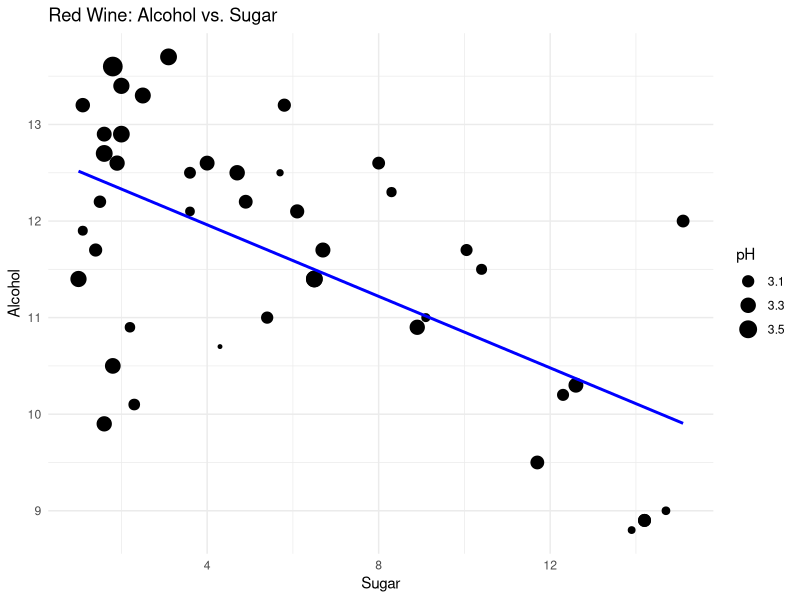
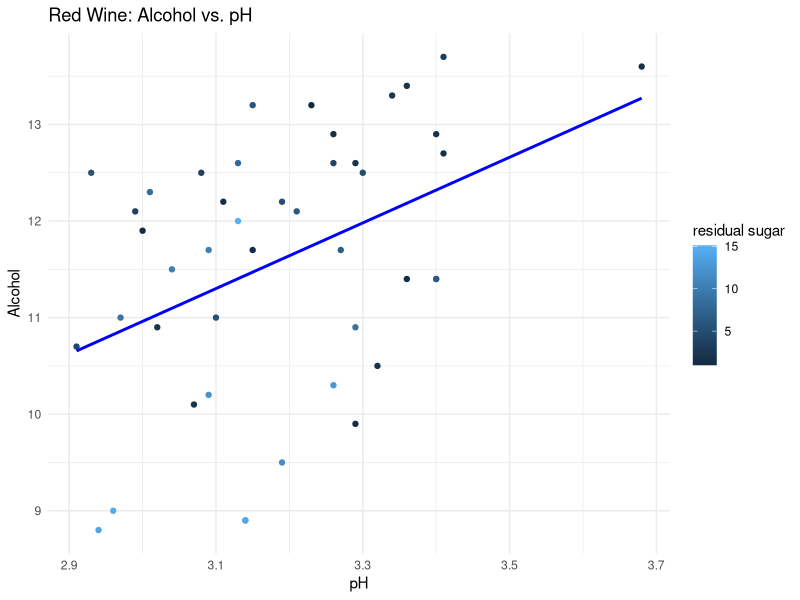
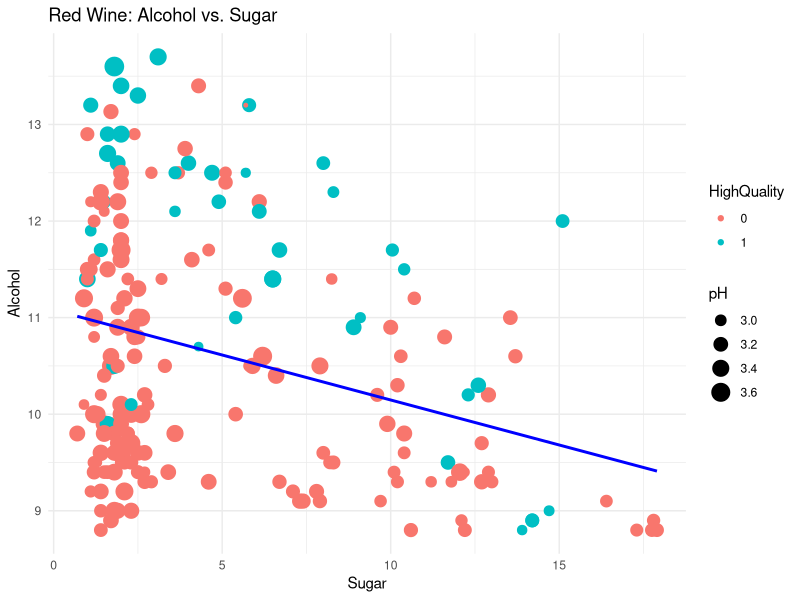
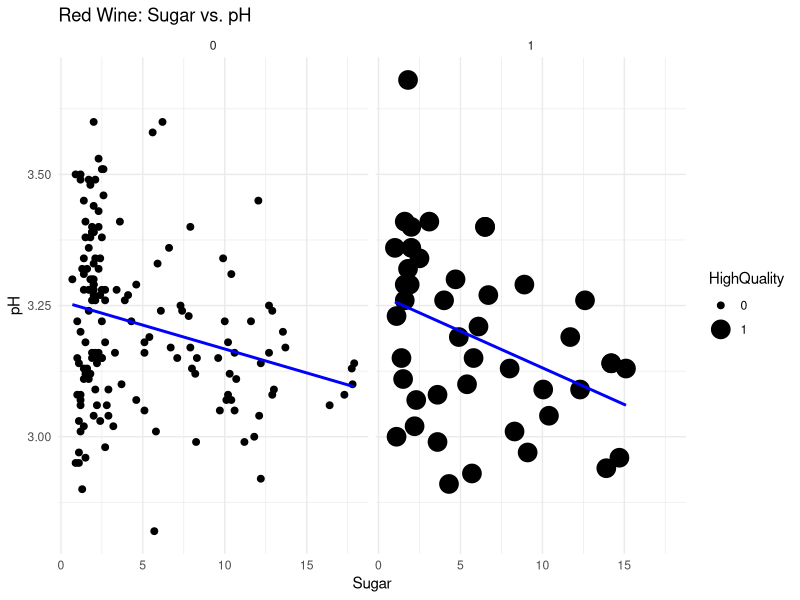

These figures' R source, in order:
# Vincent Cifone
##########################
###Creation of a Multi-linear model for Alcohol, pH and Sugar with respect to Quality
#@Requires
#"RedWine_Dataset.xlxs" must exist in the current working directory
#
##setwd("C:/Users/___/Documents/STAT383_Final")  <-- Unqiue per user
# Access to ggplot data visualization
##install.packages("ggplot2")         // If ggplot2 not installed
library(ggplot2)

#Access Dataset's
##install.packages("readxl")          // If readxl not installed
library(readxl)

# Clean Console and Environment
rm(list = ls())
cat("\f")

# Local access to datasets
WineProperties_Red <- read_excel("RedWine_DataSet.xlsx")

##### Get Random Sample of 500 red wines
#Seed for random number generator using pseudo-random number generation which is sufficiently random for our purposes
set.seed(5678)

#Find indexes of the 500 random elements
randomIndexes <- sample(seq_len(nrow(WineProperties_Red)), 200, replace = FALSE)

#Get random data from random index (can choose which data to set after ",")
redWineRandom <- WineProperties_Red[randomIndexes, ]

# New comlumn to identify high quality wines
redWineRandom$HighQuality <- as.factor(ifelse(redWineRandom$quality > median(redWineRandom$quality), 1, 0))

highQualityWine <- redWineRandom[redWineRandom$HighQuality != 0,]
lowQualityWine <- redWineRandom[redWineRandom$HighQuality == 0,]

# Creation of linear models -- Quality w/ Alcohol  from High Quality Wines
hq_alc_lr <- lm(quality ~ alcohol, data = highQualityWine)
print(summary(hq_alc_lr))

# Creation of linear models -- Quality w/ Alcohol  from Low Quality Wines
lq_alc_lr <- lm(quality ~ alcohol , data = lowQualityWine)
print(summary(lq_alc_lr))

# Creation of linear models -- Quality w/ Sugar  from High Quality Wines
hq_sug_lr <- lm(quality ~ `residual sugar`, data = highQualityWine)
print(summary(hq_sug_lr))

# Creation of linear models -- Quality w/ Sugar  from Low Quality Wines
lq_sug_lr <- lm(quality ~ `residual sugar` , data = lowQualityWine)
print(summary(lq_sug_lr))

# Creation of linear models -- Quality w/ pH  from High Quality Wines
hq_pH_lr <- lm(quality ~ pH, data = highQualityWine)
print(summary(hq_pH_lr))

# Creation of linear models -- Quality w/ pH  from Low Quality Wines
lq_pH_lr <- lm(quality ~ pH , data = lowQualityWine)
print(summary(lq_pH_lr))

# Creation of linear models -- Quality w/ Alcohol, pH  from High Quality Wines
hq_alc_pH_mlr <- lm(quality ~ alcohol + pH , data = highQualityWine)
print(summary(hq_alc_pH_mlr))

# Creation of linear models -- Quality w/ Alcohol, pH  from Low Quality Wines
lq_alc_pH_mlr <- lm(quality ~ alcohol + pH , data = lowQualityWine)
print(summary(lq_alc_pH_mlr))

# Creation of linear models -- Quality w/ Alcohol, pH and Sugar from High Quality Wines
hq_alc_pH_sugar_mlr <- lm(quality ~ alcohol + pH + `residual sugar`, data = highQualityWine)
print(summary(hq_alc_pH_sugar_mlr))

# Creation of linear models -- Quality w/ Alcohol, pH and Sugar from low Quality Wines
lq_alc_pH_sugar_mlr <- lm(quality ~ alcohol + pH + `residual sugar`, data = lowQualityWine)
print(summary(lq_alc_pH_sugar_mlr))




# Scatter Plot: Alcohol Vs. Sugar in High Quality Wines
ggplot(highQualityWine, aes(x=`residual sugar` , y=alcohol)) +
  geom_point(aes(size=pH)) +
  geom_smooth(method='lm', se=FALSE, color="blue") +
  theme_minimal() +
  labs(title="Red Wine: Alcohol vs. Sugar", x="Sugar",y="Alcohol")


# Scatter Plot: Alcohol Vs. pH~~~~~~~~~~~~~~~~~~~~~~~~~~~~~~~~~~~~~~~~~~~~~~~~~~~~~~~~~~~~~~~~~~~~
ggplot(highQualityWine, aes(x=pH , y=alcohol, color = `residual sugar`)) +
  geom_point() +
  geom_smooth(method='lm', se=FALSE, color="blue") +
  theme_minimal() +
  labs(title="Red Wine: Alcohol vs. pH", x="pH",y="Alcohol")




#~~~~~~~~~~~~~~~~~~~~~~~~~~~~~~~~~~~~~~~~~~~~~~~~~~~~~~~~~~~~~~~~~~~~~~~~~~~~~~~~~~~~~~~~~~~~~~~~~~~~~~~~~~

# Scatter Plot: Alcohol Vs. Sugar in High Quality Wines
ggplot(redWineRandom, aes(x=`residual sugar` , y=alcohol, col=HighQuality)) +
  geom_point(aes(size=pH)) +
  geom_smooth(method='lm', se=FALSE, color="blue") +
  theme_minimal() +
  labs(title="Red Wine: Alcohol vs. Sugar", x="Sugar",y="Alcohol")


# Scatter Plot: Alcohol Vs. Sugar
ggplot(redWineRandom, aes(x=`residual sugar` , y=pH)) +
  geom_point(aes(size=HighQuality)) +
  geom_smooth(method='lm', se=FALSE, color="blue") +
  facet_wrap(~HighQuality) +
  theme_minimal() +
  labs(title="Red Wine: Sugar vs. pH", x="Sugar",y="pH")








